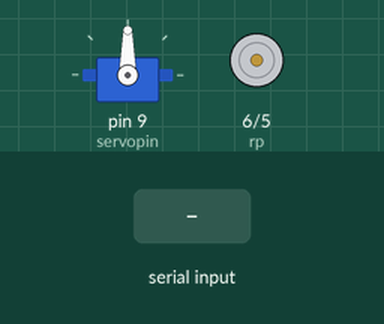
This sketch was run on a simulated Arduino Uno, built with avr-gcc and run on an emulated ATmega328P. On the bench: servo, motor-driver pin pairs drawn as motors (green arrow = first pin HIGH = forward, orange = second pin HIGH = backward, longer = more drive). The test bench sets the inputs (shaded band).

Above: at 1.2 s.
1.3 s: "90,45\n" received over Serial
At 1.8 s:
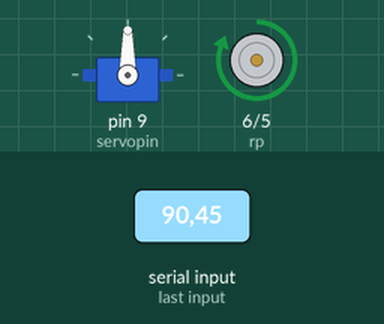
4.3 s: "30,150\n" received over Serial
At 7.1 s:
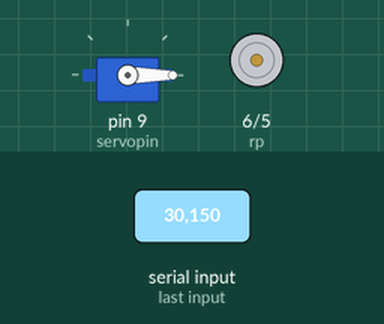
7.3 s: "90\n" received over Serial
At 8.1 s:
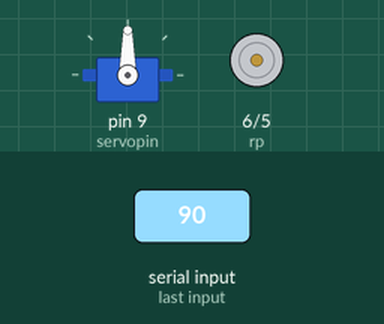
Timing chart, 0 to 10.5 s (numbered marks = the images above; inputs shaded):
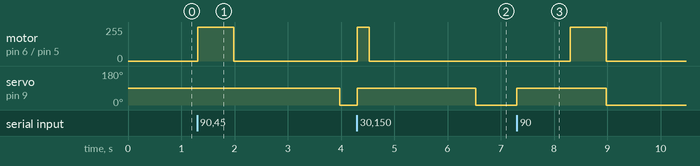

The sketch:

runbot.ino
```cpp
#include <Servo.h>

Servo myServo;
int rn=5,rp=6;
//int ln=9,lp=11;
int servopin=9;
double totalX=800.0;
double timeTot=6000.0;
int angle=90;
int flag=0;
void setup() {
  // initialize the digital pin as an output.
  pinMode(rp, OUTPUT);
  pinMode(rn, OUTPUT);
  //pinMode(lp, OUTPUT);
  //pinMode(ln, OUTPUT);
  myServo.attach(servopin);
  Serial.begin(9600);
  myServo.write(90);
}

// the loop routine runs over and over again forever:
void loop() {
  float data=0,t1=0;
  int t=0;
  int p=0;
  if(Serial.available())
  {
    myServo.write(90);
    data=Serial.parseFloat();
    angle=(int)Serial.parseFloat();
    //data=p;
    if(flag==0)
      flag=1;
    //data=p/1000;
    //angle=p%1000;
    //Serial.print(p);
    //Serial.print(" ");
    //Serial.print(data);
    //Serial.print(" ");
    //Serial.println(angle);
    t1=abs(data*timeTot/totalX);
    t=(int)t1;
    if(data<0)
    {
      //analogWrite(rp, 100);   // turn the LED on (HIGH is the voltage level)
      digitalWrite(rn, HIGH);    // turn the LED off by making the voltage LOW
      digitalWrite(rp, LOW);
     // turn the LED on (HIGH is the voltage level)
      //digitalWrite(ln, LOW);    // turn the LED off by making the voltage LOW
      delay(t);
      digitalWrite(rn,LOW);      // wait for a second
    }
    else if(data>0)
    {
      digitalWrite(rp, HIGH);    // turn the LED off by making the voltage LOW
      //analogWrite(rn, 100);   // turn the LED on (HIGH is the voltage level)
      digitalWrite(rn, LOW);    // turn the LED off by making the voltage LOW
      //analogWrite(ln, 102);
      delay(t);
      digitalWrite(rp,LOW);   // turn the LED on (HIGH is the voltage level)
                     // wait for a second
    }
    else
    {
      digitalWrite(rn, LOW);    // turn the LED off by making the voltage LOW
      //digitalWrite(ln, LOW);    // turn the LED off by making the voltage LOW
      digitalWrite(rp, LOW);    // turn the LED off by making the voltage LOW
      //digitalWrite(lp, LOW);
    }
    myServo.write(angle);
  }

  /*if(angle<0)
    angle;*/
  //myServo.write(angle);  // turn the LED off by making the voltage LOW  */
}
```

Measured:
- after the input at 1.3 s, motor on pin 6 (rp) / pin 5 (rn): stopped → forward 255/255 at once, → stopped 0.68 s later; servo on pin 9 (servopin): 90° → 0° after 2.7 s
- after the input at 4.3 s, motor on pin 6 (rp) / pin 5 (rn): stopped → forward 255/255 at once, → stopped 0.23 s later; servo on pin 9 (servopin): 0° → 90° at once, → 0° 2.2 s later
- after the input at 7.3 s, motor on pin 6 (rp) / pin 5 (rn): stopped → forward 255/255 after 1.0 s, → stopped 0.68 s later; servo on pin 9 (servopin): 0° → 90° at once, → 0° 1.7 s later
